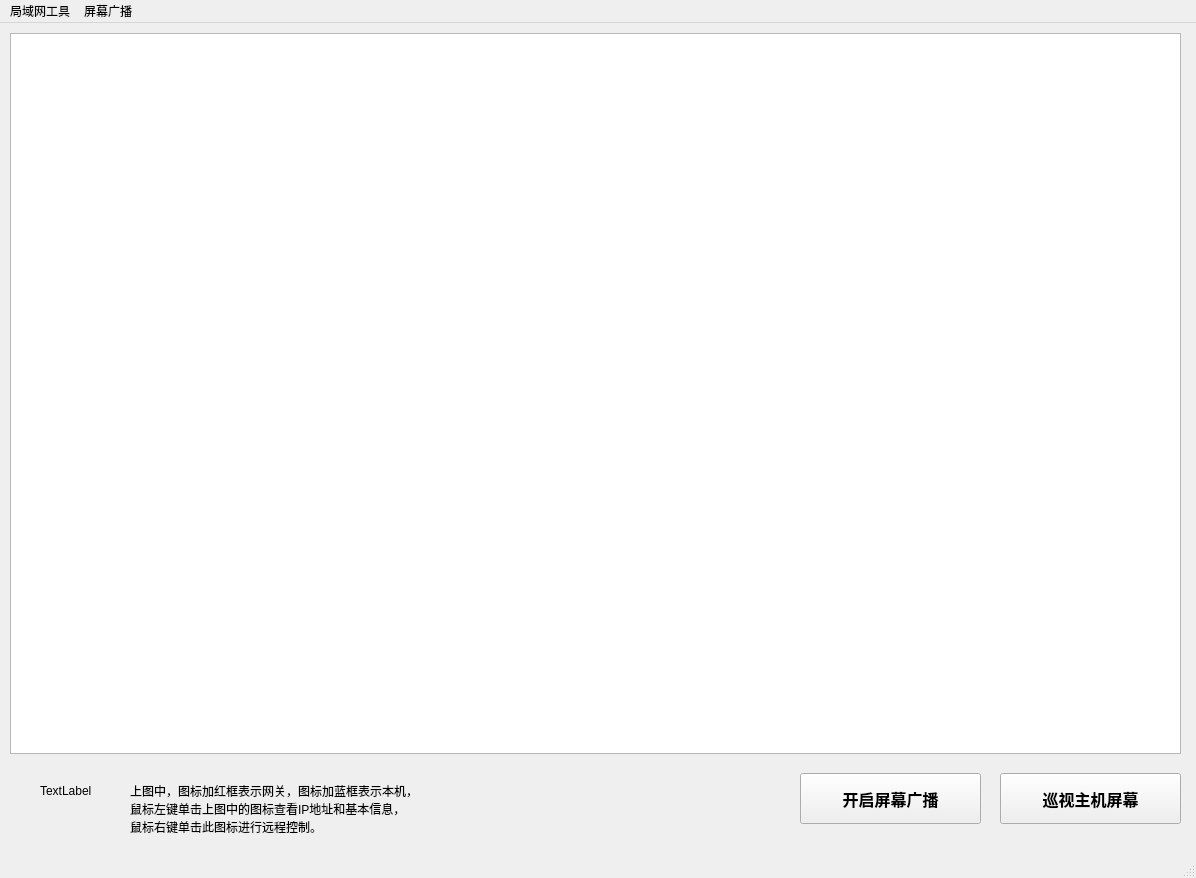
<?xml version="1.0" encoding="UTF-8"?>
<ui version="4.0">
 <class>MainWindow</class>
 <widget class="QMainWindow" name="MainWindow">
  <property name="geometry">
   <rect>
    <x>0</x>
    <y>0</y>
    <width>1196</width>
    <height>878</height>
   </rect>
  </property>
  <property name="windowTitle">
   <string>主机列表</string>
  </property>
  <widget class="QWidget" name="centralwidget">
   <widget class="QLabel" name="label_1">
    <property name="geometry">
     <rect>
      <x>40</x>
      <y>760</y>
      <width>71</width>
      <height>16</height>
     </rect>
    </property>
    <property name="text">
     <string>TextLabel</string>
    </property>
   </widget>
   <widget class="QTableWidget" name="tableWidget">
    <property name="geometry">
     <rect>
      <x>10</x>
      <y>10</y>
      <width>1171</width>
      <height>721</height>
     </rect>
    </property>
   </widget>
   <widget class="QLabel" name="label">
    <property name="geometry">
     <rect>
      <x>130</x>
      <y>740</y>
      <width>631</width>
      <height>91</height>
     </rect>
    </property>
    <property name="text">
     <string>上图中，图标加红框表示网关，图标加蓝框表示本机，
鼠标左键单击上图中的图标查看IP地址和基本信息，
鼠标右键单击此图标进行远程控制。</string>
    </property>
   </widget>
   <widget class="QPushButton" name="open_screen_broadcast_btn">
    <property name="geometry">
     <rect>
      <x>800</x>
      <y>750</y>
      <width>181</width>
      <height>51</height>
     </rect>
    </property>
    <property name="font">
     <font>
      <family>微软雅黑</family>
      <pointsize>12</pointsize>
      <weight>75</weight>
      <bold>true</bold>
     </font>
    </property>
    <property name="text">
     <string>开启屏幕广播</string>
    </property>
   </widget>
   <widget class="QPushButton" name="get_multiple_screen_btn">
    <property name="geometry">
     <rect>
      <x>1000</x>
      <y>750</y>
      <width>181</width>
      <height>51</height>
     </rect>
    </property>
    <property name="font">
     <font>
      <family>微软雅黑</family>
      <pointsize>12</pointsize>
      <weight>75</weight>
      <bold>true</bold>
     </font>
    </property>
    <property name="text">
     <string>巡视主机屏幕</string>
    </property>
   </widget>
  </widget>
  <widget class="QMenuBar" name="menubar">
   <property name="geometry">
    <rect>
     <x>0</x>
     <y>0</y>
     <width>1196</width>
     <height>22</height>
    </rect>
   </property>
   <widget class="QMenu" name="menu">
    <property name="title">
     <string>局域网工具</string>
    </property>
    <addaction name="action_refresh_alive"/>
    <addaction name="separator"/>
    <addaction name="action_quit"/>
   </widget>
   <widget class="QMenu" name="menu_2">
    <property name="title">
     <string>屏幕广播</string>
    </property>
    <addaction name="action_start_screen_broadcast"/>
    <addaction name="action_close_screen_broadcast"/>
   </widget>
   <addaction name="menu"/>
   <addaction name="menu_2"/>
  </widget>
  <widget class="QStatusBar" name="statusbar"/>
  <action name="action_refresh_alive">
   <property name="text">
    <string>刷新局域网存活主机...(&amp;S)</string>
   </property>
   <property name="shortcut">
    <string>Ctrl+S</string>
   </property>
  </action>
  <action name="action_quit">
   <property name="text">
    <string>退出(&amp;Q)</string>
   </property>
  </action>
  <action name="action_start_screen_broadcast">
   <property name="text">
    <string>开启屏幕广播</string>
   </property>
  </action>
  <action name="action_close_screen_broadcast">
   <property name="text">
    <string>关闭屏幕广播</string>
   </property>
  </action>
 </widget>
 <resources/>
 <connections/>
</ui>
